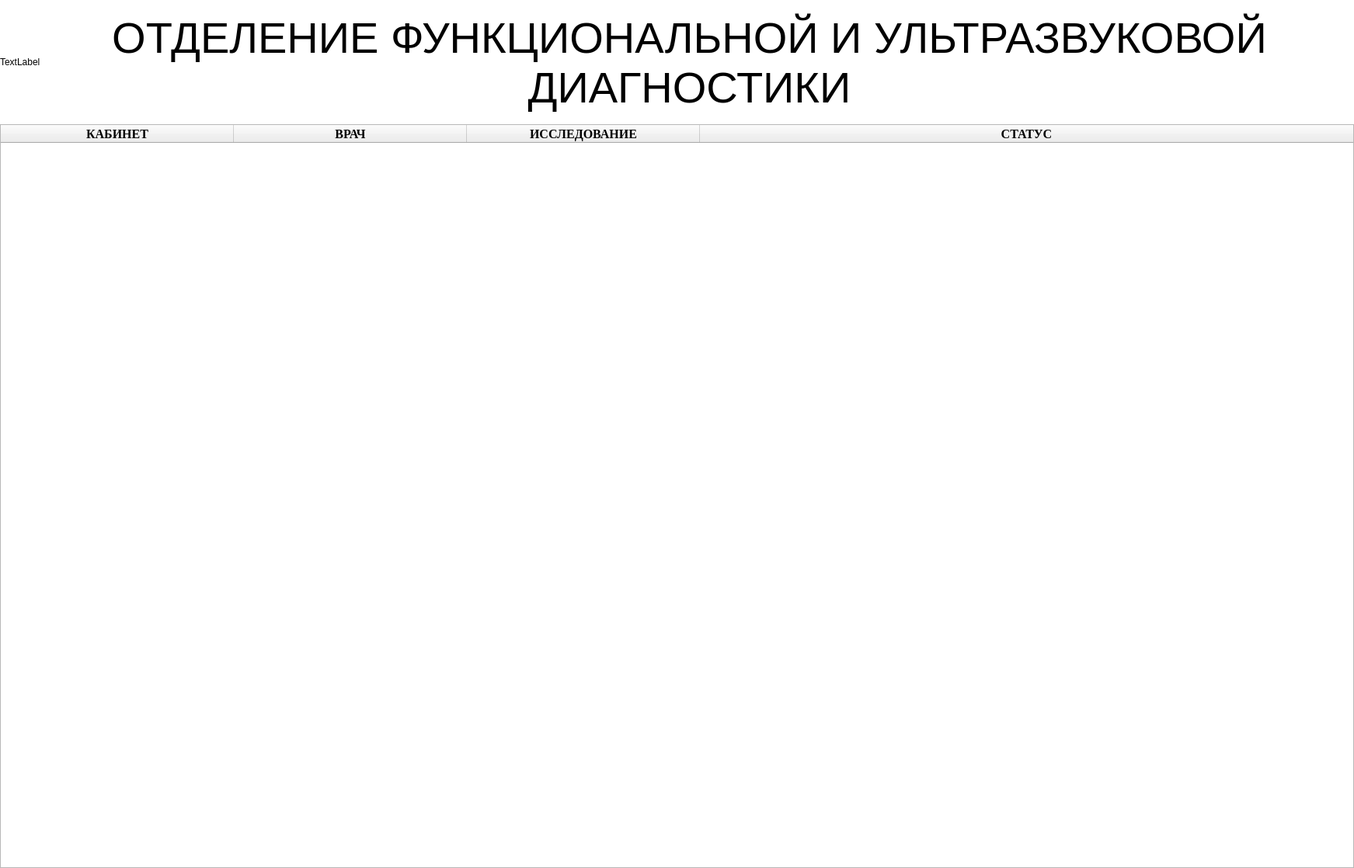
<?xml version="1.0" encoding="UTF-8"?>
<ui version="4.0">
 <class>MainWindow</class>
 <widget class="QMainWindow" name="MainWindow">
  <property name="geometry">
   <rect>
    <x>0</x>
    <y>0</y>
    <width>1743</width>
    <height>1118</height>
   </rect>
  </property>
  <property name="font">
   <font>
    <family>Helvetica Rounded</family>
    <weight>75</weight>
    <bold>true</bold>
   </font>
  </property>
  <property name="windowTitle">
   <string>MainWindow</string>
  </property>
  <widget class="QWidget" name="centralwidget">
   <layout class="QVBoxLayout" name="verticalLayout">
    <property name="spacing">
     <number>0</number>
    </property>
    <property name="leftMargin">
     <number>0</number>
    </property>
    <property name="topMargin">
     <number>0</number>
    </property>
    <property name="rightMargin">
     <number>0</number>
    </property>
    <property name="bottomMargin">
     <number>0</number>
    </property>
    <item>
     <widget class="QFrame" name="frame">
      <property name="minimumSize">
       <size>
        <width>0</width>
        <height>160</height>
       </size>
      </property>
      <property name="styleSheet">
       <string notr="true">QFrame{
background-color: white;
border: 0px;}</string>
      </property>
      <property name="frameShape">
       <enum>QFrame::StyledPanel</enum>
      </property>
      <property name="frameShadow">
       <enum>QFrame::Raised</enum>
      </property>
      <layout class="QHBoxLayout" name="horizontalLayout">
       <property name="spacing">
        <number>0</number>
       </property>
       <property name="leftMargin">
        <number>0</number>
       </property>
       <property name="topMargin">
        <number>0</number>
       </property>
       <property name="rightMargin">
        <number>20</number>
       </property>
       <property name="bottomMargin">
        <number>0</number>
       </property>
       <item>
        <widget class="QLabel" name="picture_label">
         <property name="text">
          <string>TextLabel</string>
         </property>
        </widget>
       </item>
       <item>
        <widget class="QLabel" name="annot_label">
         <property name="sizePolicy">
          <sizepolicy hsizetype="Expanding" vsizetype="Preferred">
           <horstretch>0</horstretch>
           <verstretch>0</verstretch>
          </sizepolicy>
         </property>
         <property name="font">
          <font>
           <family>Segoe UI</family>
           <pointsize>42</pointsize>
           <weight>50</weight>
           <bold>false</bold>
          </font>
         </property>
         <property name="text">
          <string>ОТДЕЛЕНИЕ ФУНКЦИОНАЛЬНОЙ И УЛЬТРАЗВУКОВОЙ ДИАГНОСТИКИ</string>
         </property>
         <property name="alignment">
          <set>Qt::AlignCenter</set>
         </property>
         <property name="wordWrap">
          <bool>true</bool>
         </property>
        </widget>
       </item>
      </layout>
     </widget>
    </item>
    <item>
     <widget class="QTableWidget" name="table">
      <property name="font">
       <font>
        <family>Times New Roman</family>
        <pointsize>12</pointsize>
        <weight>75</weight>
        <bold>true</bold>
       </font>
      </property>
      <property name="sizeAdjustPolicy">
       <enum>QAbstractScrollArea::AdjustToContents</enum>
      </property>
      <property name="editTriggers">
       <set>QAbstractItemView::NoEditTriggers</set>
      </property>
      <property name="tabKeyNavigation">
       <bool>false</bool>
      </property>
      <property name="showDropIndicator" stdset="0">
       <bool>false</bool>
      </property>
      <property name="dragDropOverwriteMode">
       <bool>false</bool>
      </property>
      <property name="selectionMode">
       <enum>QAbstractItemView::NoSelection</enum>
      </property>
      <attribute name="horizontalHeaderVisible">
       <bool>true</bool>
      </attribute>
      <attribute name="horizontalHeaderCascadingSectionResizes">
       <bool>false</bool>
      </attribute>
      <attribute name="horizontalHeaderDefaultSectionSize">
       <number>300</number>
      </attribute>
      <attribute name="horizontalHeaderStretchLastSection">
       <bool>true</bool>
      </attribute>
      <attribute name="verticalHeaderVisible">
       <bool>false</bool>
      </attribute>
      <attribute name="verticalHeaderDefaultSectionSize">
       <number>0</number>
      </attribute>
      <attribute name="verticalHeaderMinimumSectionSize">
       <number>110</number>
      </attribute>
      <attribute name="verticalHeaderStretchLastSection">
       <bool>false</bool>
      </attribute>
      <column>
       <property name="text">
        <string>КАБИНЕТ</string>
       </property>
      </column>
      <column>
       <property name="text">
        <string>ВРАЧ</string>
       </property>
      </column>
      <column>
       <property name="text">
        <string>ИССЛЕДОВАНИЕ</string>
       </property>
      </column>
      <column>
       <property name="text">
        <string>СТАТУС</string>
       </property>
      </column>
     </widget>
    </item>
   </layout>
  </widget>
 </widget>
 <resources/>
 <connections/>
</ui>
